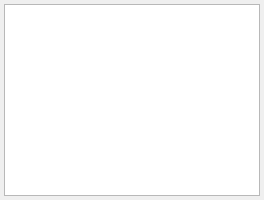
<?xml version="1.0" encoding="UTF-8"?>
<ui version="4.0">
 <class>NodeRefListWidget</class>
 <widget class="QWidget" name="NodeRefListWidget">
  <property name="geometry">
   <rect>
    <x>0</x>
    <y>0</y>
    <width>264</width>
    <height>200</height>
   </rect>
  </property>
  <property name="sizePolicy">
   <sizepolicy hsizetype="Minimum" vsizetype="Minimum">
    <horstretch>0</horstretch>
    <verstretch>0</verstretch>
   </sizepolicy>
  </property>
  <property name="font">
   <font>
    <pointsize>10</pointsize>
   </font>
  </property>
  <property name="windowTitle">
   <string>Form</string>
  </property>
  <layout class="QVBoxLayout" name="verticalLayout">
   <property name="spacing">
    <number>4</number>
   </property>
   <property name="leftMargin">
    <number>4</number>
   </property>
   <property name="topMargin">
    <number>4</number>
   </property>
   <property name="rightMargin">
    <number>4</number>
   </property>
   <property name="bottomMargin">
    <number>4</number>
   </property>
   <item>
    <widget class="QListView" name="NodeList"/>
   </item>
  </layout>
 </widget>
 <resources>
  <include location="../main.qrc"/>
 </resources>
 <connections/>
</ui>
